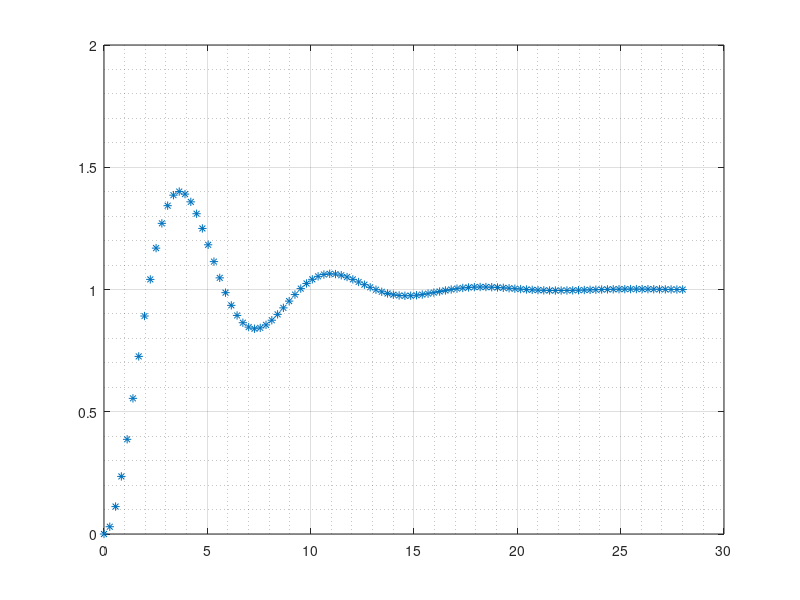

MATLAB code for this plot:
%% Aula 10
%% Ex2
load datalog_ex2.mat    % carrega os dados do arquivo datalog_ex2 para o Workspace
plot(t,y,'*')           % plota o vetor de tempo pela saida e representa os pontos com asterisco
grid on
grid minor              % forca o grid entre faixas menores